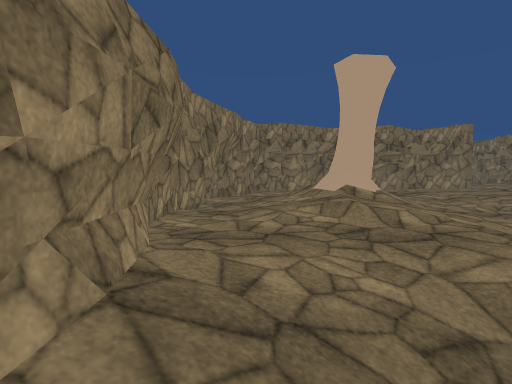
[1] (above)

16 first-person views from a walk through a 3-D level made in the Unity game engine. The camera is 1.2 m above the floor, tilts 4° down and sees 80° across. The floor is counted in squares, 2 m on a side. Each view is taken from the middle of a square. On the plan, view 1 faces up. The plan holds only what a view shows up to about 9 squares ahead; the rest is blank. The place goes on beyond the plan. The player is left out. Some surface patterns are stand-ins.

[2]
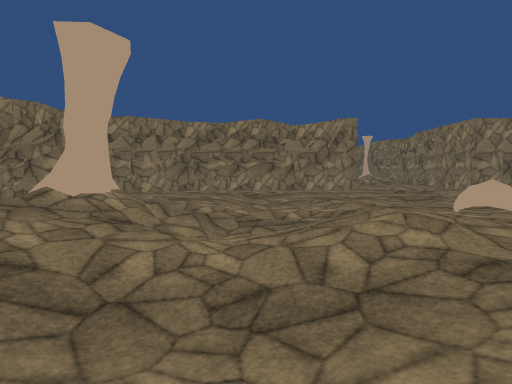

[3]
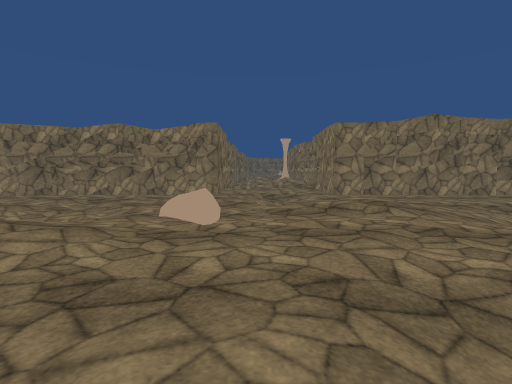

[4]
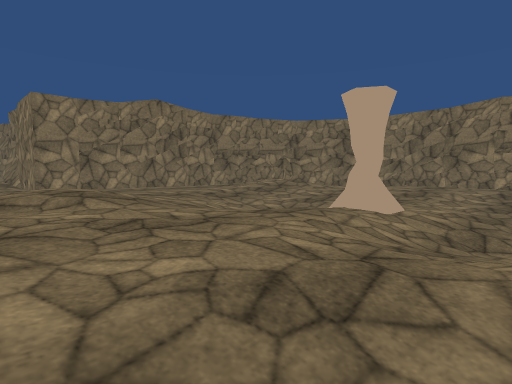

[5]
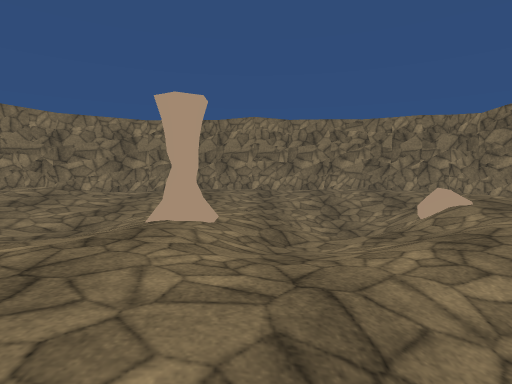

[6]
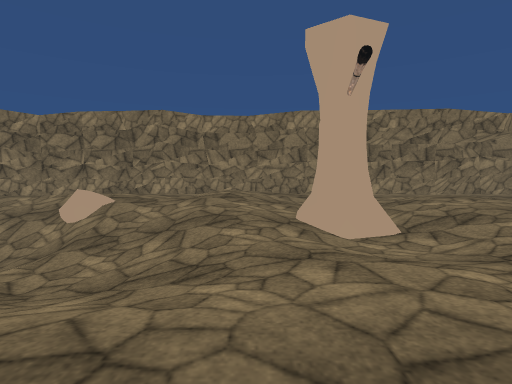

[7]
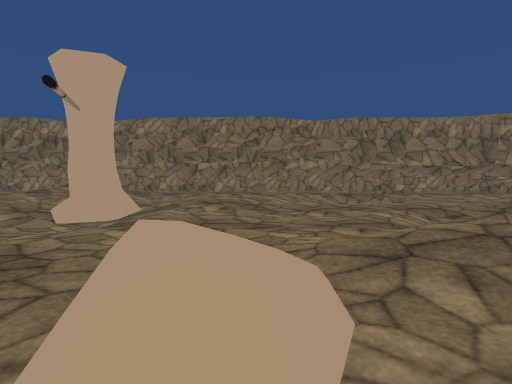

[8]
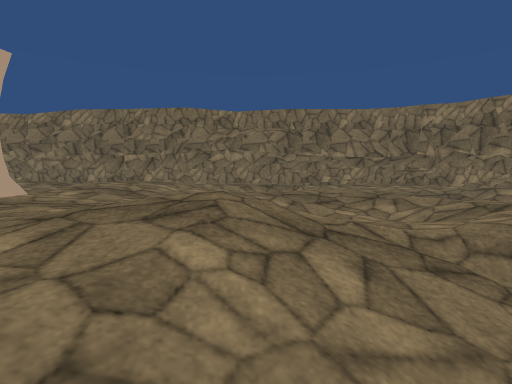

[9]
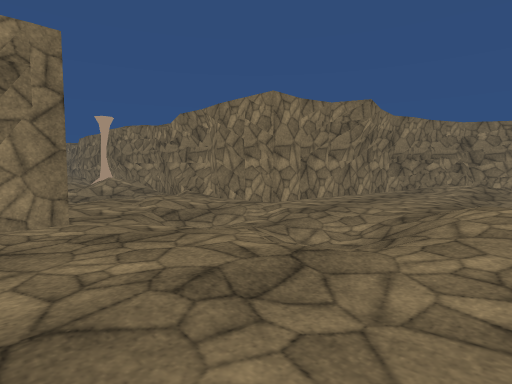

[10]
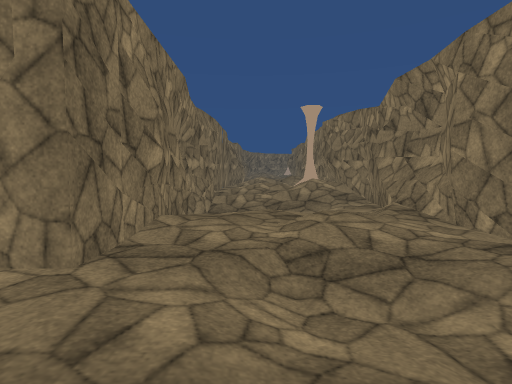

[11]
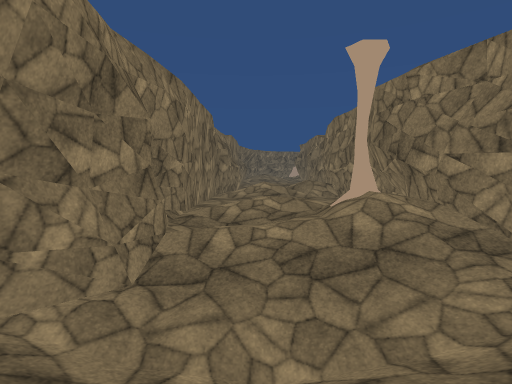

[12]
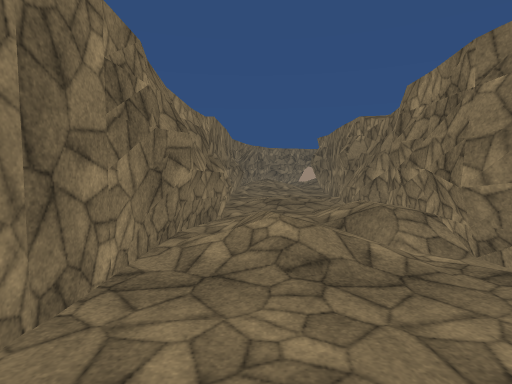

[13]
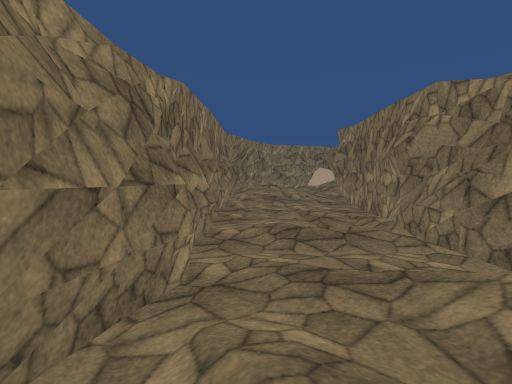

[14]
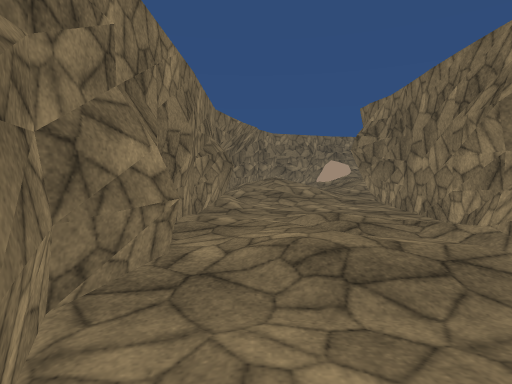

[15]
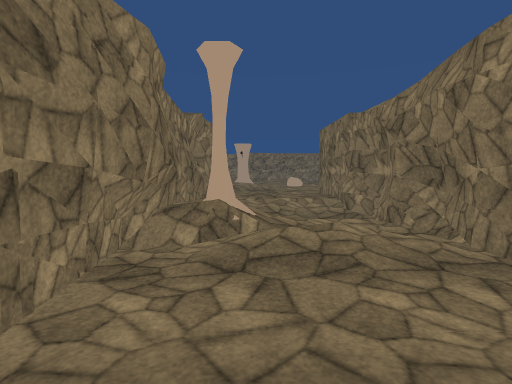

[16]
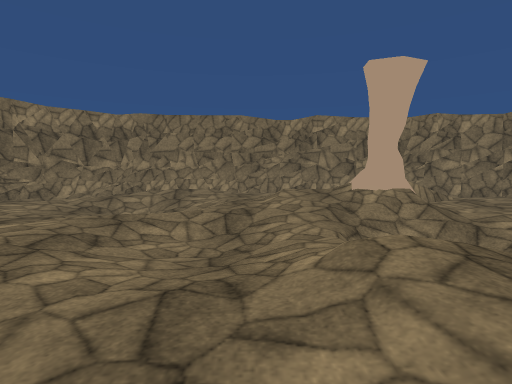

### Floor plan
Key: @ floor where view 1 was taken; # wall or solid block; . main floor; : floor 0.25 m higher than the main floor; - floor 0.25 m lower than the main floor; + floor 0.5 m higher than the main floor; _ floor 0.5 m lower than the main floor; * floor 0.75 m higher than the main floor; < floor 0.75 m lower than the main floor; ( floor 1 m lower than the main floor; ! floor 1.25 m lower than the main floor; / step, stairs or slope; = window, fence, low wall or low ledge.
Columns run from 2 left of view 1 to 19 right of it. Each row starts with its distance up from view 1.
 31             ./
 30           *+::
 29           ++.#
 28          #::.#
 27          #...#
 26          #.:.#
 25          #:./#
 24          #::/#
 23          #...#
 22          #.:/#
 21          #/:##
 20         ##/:##
 19         #....#
 18         #....#
 17         #.+:##
 16         #/./##
 15         #////#
 14         #///-#
 13         ##//##
 12          #..##
 11          #...#
 10    #######/-.#####
  9  ###......--.....##
  8  #....-...._-....:##
  7  #./..-..../:..--.:##
  6  #.//-__...:+.-__-.-##
  5 ##.///_/.=..:.-__-...#
  4 #.:+:.//:......#---.##
  3 ##.../-/.....-_____-#
  2  #.-./_-...---/<(/<_#
  1  #/< .....:-#./_/!(/#
  0  #@_--/ .::-.::.=//.#
 -1  ##...//.:.-.::::/.##
 -2   #####..#...:..  ##
 -3       ############

Positions as (right, up) in squares from view 1, and headings:
1: (0, 0), facing up
2: (4, 1), facing up
3: (8, 1), facing up
4: (9, 2), facing up-right
5: (9, 3), facing right
6: (11, 5), facing down
7: (7, 6), facing down
8: (5, 6), facing down
9: (6, 6), facing up-right
10: (8, 8), facing up
11: (8, 12), facing up
12: (8, 17), facing up
13: (8, 20), facing up
14: (8, 22), facing up
15: (9, 20), facing down
16: (7, 3), facing left
